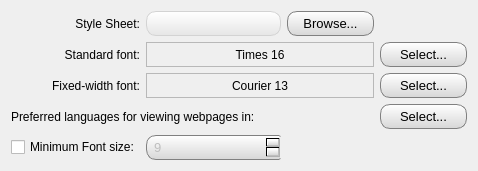
     <widget class="QWidget" name="tab_2">
      <attribute name="title">
       <string>Appearance</string>
      </attribute>
      <layout class="QGridLayout" name="gridLayout_3">
       <item row="2" column="0">
        <widget class="QLabel" name="label_5">
         <property name="text">
          <string>Standard font:</string>
         </property>
         <property name="alignment">
          <set>Qt::AlignRight|Qt::AlignTrailing|Qt::AlignVCenter</set>
         </property>
        </widget>
       </item>
       <item row="2" column="1" colspan="2">
        <widget class="QLabel" name="standardLabel">
         <property name="sizePolicy">
          <sizepolicy hsizetype="Expanding" vsizetype="Preferred">
           <horstretch>0</horstretch>
           <verstretch>0</verstretch>
          </sizepolicy>
         </property>
         <property name="styleSheet">
          <string notr="true">QPushButton {
    border: 1px solid grey;
    padding-left: 5px;
    padding-right: 5px;
    padding-top: 0px;
    padding-bottom: 0px;
    font-size: 13px;
    border-radius: 2px;
    border-top-left-radius: 10px;
    border-top-right-radius: 10px;
    border-bottom-left-radius: 10px;
    border-bottom-right-radius: 10px;
    min-width: 75px;
    min-height: 23px;
    background: qlineargradient(x1: 0, y1: 0, x2: 0, y2: 1,stop: 0 white, stop: 1.0 rgb(215, 215, 215));
}

QPushButton:hover {
                                background: qlineargradient(x1: 0, y1: 0, x2: 0, y2: 1,
                                                            stop: 0 white,
                                                            stop: 0.49 rgb(210, 210, 210),
                                                            stop: .5 rgb(200, 200, 200),
                                                            stop: 1.0 rgb(180, 180, 180));
}

QPushButton:pressed { 
    background: qlineargradient(x1: 0, y1: 0, x2: 0, y2: 1,stop: 0 rgb(155, 155, 155), stop: 1.0 rgb(215, 215, 215));
}</string>
         </property>
         <property name="frameShape">
          <enum>QFrame::StyledPanel</enum>
         </property>
         <property name="text">
          <string notr="true">Times 16</string>
         </property>
         <property name="alignment">
          <set>Qt::AlignCenter</set>
         </property>
        </widget>
       </item>
       <item row="2" column="3">
        <widget class="QPushButton" name="standardFontButton">
         <property name="styleSheet">
          <string notr="true">QPushButton {
    border: 1px solid grey;
    padding-left: 5px;
    padding-right: 5px;
    padding-top: 0px;
    padding-bottom: 0px;
    font-size: 13px;
    border-radius: 2px;
    border-top-left-radius: 10px;
    border-top-right-radius: 10px;
    border-bottom-left-radius: 10px;
    border-bottom-right-radius: 10px;
    min-width: 75px;
    min-height: 23px;
    background: qlineargradient(x1: 0, y1: 0, x2: 0, y2: 1,stop: 0 white, stop: 1.0 rgb(215, 215, 215));
}

QPushButton:hover {
                                background: qlineargradient(x1: 0, y1: 0, x2: 0, y2: 1,
                                                            stop: 0 white,
                                                            stop: 0.49 rgb(210, 210, 210),
                                                            stop: .5 rgb(200, 200, 200),
                                                            stop: 1.0 rgb(180, 180, 180));
}

QPushButton:pressed { 
    background: qlineargradient(x1: 0, y1: 0, x2: 0, y2: 1,stop: 0 rgb(155, 155, 155), stop: 1.0 rgb(215, 215, 215));
}</string>
         </property>
         <property name="text">
          <string>Select...</string>
         </property>
        </widget>
       </item>
       <item row="3" column="0">
        <widget class="QLabel" name="label_6">
         <property name="text">
          <string>Fixed-width font:</string>
         </property>
         <property name="alignment">
          <set>Qt::AlignRight|Qt::AlignTrailing|Qt::AlignVCenter</set>
         </property>
        </widget>
       </item>
       <item row="3" column="1" colspan="2">
        <widget class="QLabel" name="fixedLabel">
         <property name="frameShape">
          <enum>QFrame::StyledPanel</enum>
         </property>
         <property name="text">
          <string notr="true">Courier 13</string>
         </property>
         <property name="alignment">
          <set>Qt::AlignCenter</set>
         </property>
        </widget>
       </item>
       <item row="3" column="3">
        <widget class="QPushButton" name="fixedFontButton">
         <property name="styleSheet">
          <string notr="true">QPushButton {
    border: 1px solid grey;
    padding-left: 5px;
    padding-right: 5px;
    padding-top: 0px;
    padding-bottom: 0px;
    font-size: 13px;
    border-radius: 2px;
    border-top-left-radius: 10px;
    border-top-right-radius: 10px;
    border-bottom-left-radius: 10px;
    border-bottom-right-radius: 10px;
    min-width: 75px;
    min-height: 23px;
    background: qlineargradient(x1: 0, y1: 0, x2: 0, y2: 1,stop: 0 white, stop: 1.0 rgb(215, 215, 215));
}

QPushButton:hover {
                                background: qlineargradient(x1: 0, y1: 0, x2: 0, y2: 1,
                                                            stop: 0 white,
                                                            stop: 0.49 rgb(210, 210, 210),
                                                            stop: .5 rgb(200, 200, 200),
                                                            stop: 1.0 rgb(180, 180, 180));
}

QPushButton:pressed { 
    background: qlineargradient(x1: 0, y1: 0, x2: 0, y2: 1,stop: 0 rgb(155, 155, 155), stop: 1.0 rgb(215, 215, 215));
}</string>
         </property>
         <property name="text">
          <string>Select...</string>
         </property>
        </widget>
       </item>
       <item row="4" column="0" colspan="3">
        <widget class="QLabel" name="label_8">
         <property name="text">
          <string>Preferred languages for viewing webpages in:</string>
         </property>
        </widget>
       </item>
       <item row="4" column="3">
        <widget class="QPushButton" name="languageButton">
         <property name="styleSheet">
          <string notr="true">QPushButton {
    border: 1px solid grey;
    padding-left: 5px;
    padding-right: 5px;
    padding-top: 0px;
    padding-bottom: 0px;
    font-size: 13px;
    border-radius: 2px;
    border-top-left-radius: 10px;
    border-top-right-radius: 10px;
    border-bottom-left-radius: 10px;
    border-bottom-right-radius: 10px;
    min-width: 75px;
    min-height: 23px;
    background: qlineargradient(x1: 0, y1: 0, x2: 0, y2: 1,stop: 0 white, stop: 1.0 rgb(215, 215, 215));
}

QPushButton:hover {
                                background: qlineargradient(x1: 0, y1: 0, x2: 0, y2: 1,
                                                            stop: 0 white,
                                                            stop: 0.49 rgb(210, 210, 210),
                                                            stop: .5 rgb(200, 200, 200),
                                                            stop: 1.0 rgb(180, 180, 180));
}

QPushButton:pressed { 
    background: qlineargradient(x1: 0, y1: 0, x2: 0, y2: 1,stop: 0 rgb(155, 155, 155), stop: 1.0 rgb(215, 215, 215));
}</string>
         </property>
         <property name="text">
          <string>Select...</string>
         </property>
        </widget>
       </item>
       <item row="5" column="0">
        <widget class="QCheckBox" name="minimFontSizeCheckBox">
         <property name="text">
          <string>Minimum Font size:</string>
         </property>
        </widget>
       </item>
       <item row="5" column="1">
        <widget class="QSpinBox" name="minimumFontSizeSpinBox">
         <property name="enabled">
          <bool>false</bool>
         </property>
         <property name="styleSheet">
          <string notr="true">QSpinBox {
    border: 1px solid grey;
    border-right: 2px solid transparent;
    padding-left: 5px;
    padding-right: 5px;
    padding-top: 0px;
    padding-bottom: 0px;
    font-size: 13px;
    border-radius: 2px;
    border-top-left-radius: 10px;
    border-bottom-left-radius: 10px;
    min-width: 75px;
    min-height: 23px;
    background: qlineargradient(x1: 0, y1: 0, x2: 0, y2: 1,stop: 0 white, stop: 1.0 rgb(215, 215, 215));
}

QSpinBox:hover {
                                background: qlineargradient(x1: 0, y1: 0, x2: 0, y2: 1,
                                                            stop: 0 white,
                                                            stop: 0.49 rgb(210, 210, 210),
                                                            stop: .5 rgb(200, 200, 200),
                                                            stop: 1.0 rgb(180, 180, 180));
}

QSpinBox:pressed { 
    background: qlineargradient(x1: 0, y1: 0, x2: 0, y2: 1,stop: 0 rgb(155, 155, 155), stop: 1.0 rgb(215, 215, 215));
}</string>
         </property>
         <property name="minimum">
          <number>1</number>
         </property>
         <property name="value">
          <number>9</number>
         </property>
        </widget>
       </item>
       <item row="1" column="1">
        <widget class="QLineEdit" name="userStyleSheet">
         <property name="styleSheet">
          <string notr="true">QLineEdit {
    border: 1px solid lightgrey;
    padding-left: 5px;
    padding-right: 5px;
    padding-top: 0px;
    padding-bottom: 0px;
    font-size: 13px;
    border-radius: 2px;
    border-top-left-radius: 10px;
    border-top-right-radius: 10px;
    border-bottom-left-radius: 10px;
    border-bottom-right-radius: 10px;
    min-width: 75px;
    min-height: 23px;
    background: qlineargradient(x1: 0, y1: 0, x2: 0, y2: 1,stop: 0 white, stop: 1.0 rgb(230, 230, 230));
}

QLineEdit:hover {
    background: qlineargradient(x1: 0, y1: 0, x2: 0, y2: 1,stop: 0 white, stop: 1.0 rgb(240, 240, 240));
}

QLineEdit:pressed { 
    background:white;
}</string>
         </property>
        </widget>
       </item>
       <item row="1" column="2">
        <widget class="QPushButton" name="styleSheetBrowseButton">
         <property name="styleSheet">
          <string notr="true">QPushButton {
    border: 1px solid grey;
    padding-left: 5px;
    padding-right: 5px;
    padding-top: 0px;
    padding-bottom: 0px;
    font-size: 13px;
    border-radius: 2px;
    border-top-left-radius: 10px;
    border-top-right-radius: 10px;
    border-bottom-left-radius: 10px;
    border-bottom-right-radius: 10px;
    min-width: 75px;
    min-height: 23px;
    background: qlineargradient(x1: 0, y1: 0, x2: 0, y2: 1,stop: 0 white, stop: 1.0 rgb(215, 215, 215));
}

QPushButton:hover {
                                background: qlineargradient(x1: 0, y1: 0, x2: 0, y2: 1,
                                                            stop: 0 white,
                                                            stop: 0.49 rgb(210, 210, 210),
                                                            stop: .5 rgb(200, 200, 200),
                                                            stop: 1.0 rgb(180, 180, 180));
}

QPushButton:pressed { 
    background: qlineargradient(x1: 0, y1: 0, x2: 0, y2: 1,stop: 0 rgb(155, 155, 155), stop: 1.0 rgb(215, 215, 215));
}</string>
         </property>
         <property name="text">
          <string>Browse...</string>
         </property>
        </widget>
       </item>
       <item row="1" column="0">
        <widget class="QLabel" name="label_14">
         <property name="text">
          <string>Style Sheet:</string>
         </property>
         <property name="alignment">
          <set>Qt::AlignRight|Qt::AlignTrailing|Qt::AlignVCenter</set>
         </property>
        </widget>
       </item>
      </layout>
     </widget>
